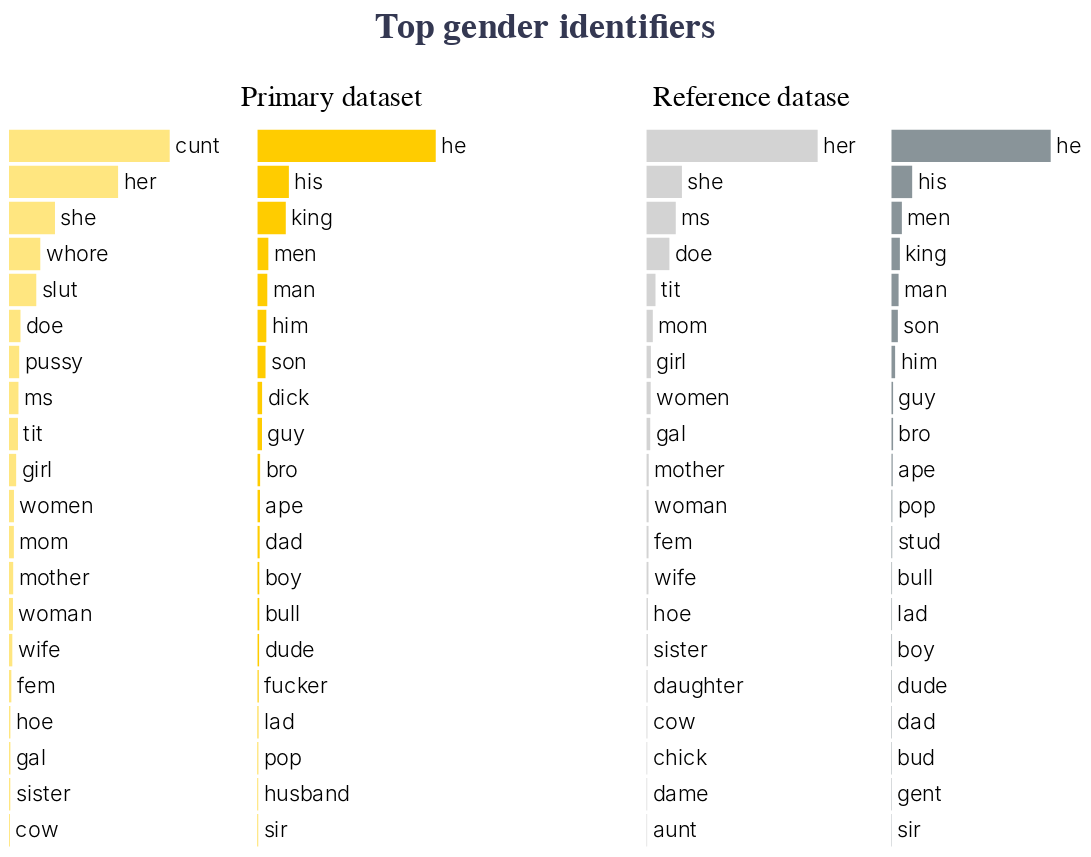

Here is the notebook cell this chart was saved with:
### Code cell
alt.hconcat(hate_gender_id_bars, ref_gender_is_bars, spacing=100
).properties(
    title= {'text': 'Top gender identifiers',
    'fontSize':20,
            'subtitle': [' ', 
            'Primary dataset                                Reference datase'],
            'subtitleFontSize':16,
            }
).configure_title(
        fontSize=18,
        font='Nunito',
        anchor='middle',
        dy=-5,
        color=grey3).configure_view(stroke=None
        ).configure_legend(padding=10, cornerRadius=10,
                                        labelFont='Nunito',titleFont='Nunito Light')

### Figure 1 — Vega-Lite specification as saved in the notebook (floating-point values rounded to 4 significant figures)
{"config": {"view": {"continuousWidth": 400, "continuousHeight": 300, "stroke": null}, "legend": {"cornerRadius": 10, "labelFont": "Nunito", "padding": 10, "titleFont": "Nunito Light"}, "title": {"anchor": "middle", "color": "#343852", "dy": -5, "font": "Nunito", "fontSize": 18}}, "hconcat": [{"hconcat": [{"layer": [{"mark": {"type": "bar", "color": "#FFE680"}, "encoding": {"tooltip": [{"field": "percentage", "title": "% of this gender", "type": "quantitative"}], "x": {"axis": null, "field": "percentage", "title": null, "type": "quantitative"}, "y": {"axis": null, "field": "rank", "title": null, "type": "ordinal"}}, "width": 100}, {"mark": {"type": "text", "align": "left", "dx": 3, "font": "Nunito", "fontSize": 12, "fontWeight": 300}, "encoding": {"color": {"value": "black"}, "text": {"field": "token", "type": "nominal"}, "tooltip": [{"field": "percentage", "title": "% of this gender", "type": "quantitative"}], "x": {"axis": null, "field": "percentage", "title": null, "type": "quantitative"}, "y": {"axis": null, "field": "rank", "title": null, "type": "ordinal"}}, "width": 100}], "data": {"name": "data-2d96c7593d5f8b38e5a81eff81049274"}}, {"layer": [{"mark": {"type": "bar", "color": "#FFCC00"}, "encoding": {"tooltip": [{"field": "percentage", "title": "% of this gender", "type": "quantitative"}], "x": {"axis": null, "field": "percentage", "title": null, "type": "quantitative"}, "y": {"axis": null, "field": "rank", "title": null, "type": "ordinal"}}, "width": 100}, {"mark": {"type": "text", "align": "left", "dx": 3, "font": "Nunito", "fontSize": 12, "fontWeight": 300}, "encoding": {"color": {"value": "black"}, "text": {"field": "token", "type": "nominal"}, "tooltip": [{"field": "percentage", "title": "% of this gender", "type": "quantitative"}], "x": {"axis": null, "field": "percentage", "title": null, "type": "quantitative"}, "y": {"axis": null, "field": "rank", "title": null, "type": "ordinal"}}, "width": 100}], "data": {"name": "data-3e2cd9caf41b205adb5f97ad2b61dc55"}}]}, {"hconcat": [{"layer": [{"mark": {"type": "bar", "color": "#D3D3D3"}, "encoding": {"tooltip": [{"field": "percentage", "title": "% of this gender", "type": "quantitative"}], "x": {"axis": null, "field": "percentage", "title": null, "type": "quantitative"}, "y": {"axis": null, "field": "rank", "title": null, "type": "ordinal"}}, "width": 100}, {"mark": {"type": "text", "align": "left", "dx": 3, "font": "Nunito", "fontSize": 12, "fontWeight": 300}, "encoding": {"color": {"value": "black"}, "text": {"field": "token", "type": "nominal"}, "tooltip": [{"field": "percentage", "title": "% of this gender", "type": "quantitative"}], "x": {"axis": null, "field": "percentage", "title": null, "type": "quantitative"}, "y": {"axis": null, "field": "rank", "title": null, "type": "ordinal"}}, "width": 100}], "data": {"name": "data-e24fcd4b3da1abf3e8c09347fed7f328"}}, {"layer": [{"mark": {"type": "bar", "color": "#899499"}, "encoding": {"tooltip": [{"field": "percentage", "title": "% of this gender", "type": "quantitative"}], "x": {"axis": null, "field": "percentage", "title": null, "type": "quantitative"}, "y": {"axis": null, "field": "rank", "title": null, "type": "ordinal"}}, "width": 100}, {"mark": {"type": "text", "align": "left", "dx": 3, "font": "Nunito", "fontSize": 12, "fontWeight": 300}, "encoding": {"color": {"value": "black"}, "text": {"field": "token", "type": "nominal"}, "tooltip": [{"field": "percentage", "title": "% of this gender", "type": "quantitative"}], "x": {"axis": null, "field": "percentage", "title": null, "type": "quantitative"}, "y": {"axis": null, "field": "rank", "title": null, "type": "ordinal"}}, "width": 100}], "data": {"name": "data-0b6e07f835a3b6b907d5bcee81538356"}}]}], "spacing": 100, "title": {"text": "Top gender identifiers", "fontSize": 20, "subtitle": [" ", "Primary dataset                                Reference datase"], "subtitleFontSize": 16}, "$schema": "https://vega.github.io/schema/vega-lite/v4.17.0.json", "datasets": {"data-2d96c7593d5f8b38e5a81eff81049274": [{"gender": "f_terms", "token": "cunt", "freq": 98885, "rank": 0, "percentage": 35.69}, {"gender": "f_terms", "token": "her", "freq": 67144, "rank": 1, "percentage": 24.23}, {"gender": "f_terms", "token": "she", "freq": 28295, "rank": 2, "percentage": 10.21}, {"gender": "f_terms", "token": "whore", "freq": 19261, "rank": 3, "percentage": 6.95}, {"gender": "f_terms", "token": "slut", "freq": 16787, "rank": 4, "percentage": 6.06}, {"gender": "f_terms", "token": "doe", "freq": 7061, "rank": 5, "percentage": 2.55}, {"gender": "f_terms", "token": "pussy", "freq": 6301, "rank": 6, "percentage": 2.27}, {"gender": "f_terms", "token": "ms", "freq": 5816, "rank": 7, "percentage": 2.1}, {"gender": "f_terms", "token": "tit", "freq": 5501, "rank": 8, "percentage": 1.99}, {"gender": "f_terms", "token": "girl", "freq": 4411, "rank": 9, "percentage": 1.59}, {"gender": "f_terms", "token": "women", "freq": 3053, "rank": 10, "percentage": 1.1}, {"gender": "f_terms", "token": "mom", "freq": 3006, "rank": 11, "percentage": 1.08}, {"gender": "f_terms", "token": "mother", "freq": 2569, "rank": 12, "percentage": 0.93}, {"gender": "f_terms", "token": "woman", "freq": 2426, "rank": 13, "percentage": 0.88}, {"gender": "f_terms", "token": "wife", "freq": 2042, "rank": 14, "percentage": 0.74}, {"gender": "f_terms", "token": "fem", "freq": 1440, "rank": 15, "percentage": 0.52}, {"gender": "f_terms", "token": "hoe", "freq": 865, "rank": 16, "percentage": 0.31}, {"gender": "f_terms", "token": "gal", "freq": 847, "rank": 17, "percentage": 0.31}, {"gender": "f_terms", "token": "sister", "freq": 806, "rank": 18, "percentage": 0.29}, {"gender": "f_terms", "token": "cow", "freq": 572, "rank": 19, "percentage": 0.21}], "data-3e2cd9caf41b205adb5f97ad2b61dc55": [{"gender": "m_terms", "token": "he", "freq": 227842, "rank": 0, "percentage": 59.37}, {"gender": "m_terms", "token": "his", "freq": 40070, "rank": 1, "percentage": 10.44}, {"gender": "m_terms", "token": "king", "freq": 36119, "rank": 2, "percentage": 9.41}, {"gender": "m_terms", "token": "men", "freq": 13803, "rank": 3, "percentage": 3.6}, {"gender": "m_terms", "token": "man", "freq": 12456, "rank": 4, "percentage": 3.25}, {"gender": "m_terms", "token": "him", "freq": 11254, "rank": 5, "percentage": 2.93}, {"gender": "m_terms", "token": "son", "freq": 10222, "rank": 6, "percentage": 2.66}, {"gender": "m_terms", "token": "dick", "freq": 5846, "rank": 7, "percentage": 1.52}, {"gender": "m_terms", "token": "guy", "freq": 5672, "rank": 8, "percentage": 1.48}, {"gender": "m_terms", "token": "bro", "freq": 3301, "rank": 9, "percentage": 0.86}, {"gender": "m_terms", "token": "ape", "freq": 3110, "rank": 10, "percentage": 0.81}, {"gender": "m_terms", "token": "dad", "freq": 2718, "rank": 11, "percentage": 0.71}, {"gender": "m_terms", "token": "boy", "freq": 2251, "rank": 12, "percentage": 0.59}, {"gender": "m_terms", "token": "bull", "freq": 2213, "rank": 13, "percentage": 0.58}, {"gender": "m_terms", "token": "dude", "freq": 1980, "rank": 14, "percentage": 0.52}, {"gender": "m_terms", "token": "fucker", "freq": 1454, "rank": 15, "percentage": 0.38}, {"gender": "m_terms", "token": "lad", "freq": 1070, "rank": 16, "percentage": 0.28}, {"gender": "m_terms", "token": "pop", "freq": 867, "rank": 17, "percentage": 0.23}, {"gender": "m_terms", "token": "husband", "freq": 774, "rank": 18, "percentage": 0.2}, {"gender": "m_terms", "token": "sir", "freq": 755, "rank": 19, "percentage": 0.2}], "data-e24fcd4b3da1abf3e8c09347fed7f328": [{"gender": "f_terms", "token": "her", "freq": 44790, "rank": 0, "percentage": 57.0}, {"gender": "f_terms", "token": "she", "freq": 9258, "rank": 1, "percentage": 11.78}, {"gender": "f_terms", "token": "ms", "freq": 7643, "rank": 2, "percentage": 9.73}, {"gender": "f_terms", "token": "doe", "freq": 5977, "rank": 3, "percentage": 7.61}, {"gender": "f_terms", "token": "tit", "freq": 2342, "rank": 4, "percentage": 2.98}, {"gender": "f_terms", "token": "mom", "freq": 1637, "rank": 5, "percentage": 2.08}, {"gender": "f_terms", "token": "girl", "freq": 1133, "rank": 6, "percentage": 1.44}, {"gender": "f_terms", "token": "women", "freq": 1088, "rank": 7, "percentage": 1.38}, {"gender": "f_terms", "token": "gal", "freq": 961, "rank": 8, "percentage": 1.22}, {"gender": "f_terms", "token": "mother", "freq": 567, "rank": 9, "percentage": 0.72}, {"gender": "f_terms", "token": "woman", "freq": 542, "rank": 10, "percentage": 0.69}, {"gender": "f_terms", "token": "fem", "freq": 510, "rank": 11, "percentage": 0.65}, {"gender": "f_terms", "token": "wife", "freq": 492, "rank": 12, "percentage": 0.63}, {"gender": "f_terms", "token": "hoe", "freq": 354, "rank": 13, "percentage": 0.45}, {"gender": "f_terms", "token": "sister", "freq": 329, "rank": 14, "percentage": 0.42}, {"gender": "f_terms", "token": "daughter", "freq": 255, "rank": 15, "percentage": 0.32}, {"gender": "f_terms", "token": "cow", "freq": 215, "rank": 16, "percentage": 0.27}, {"gender": "f_terms", "token": "chick", "freq": 173, "rank": 17, "percentage": 0.22}, {"gender": "f_terms", "token": "dame", "freq": 166, "rank": 18, "percentage": 0.21}, {"gender": "f_terms", "token": "aunt", "freq": 151, "rank": 19, "percentage": 0.19}], "data-0b6e07f835a3b6b907d5bcee81538356": [{"gender": "m_terms", "token": "he", "freq": 229848, "rank": 0, "percentage": 70.72}, {"gender": "m_terms", "token": "his", "freq": 29867, "rank": 1, "percentage": 9.19}, {"gender": "m_terms", "token": "men", "freq": 14969, "rank": 2, "percentage": 4.61}, {"gender": "m_terms", "token": "king", "freq": 12104, "rank": 3, "percentage": 3.72}, {"gender": "m_terms", "token": "man", "freq": 10253, "rank": 4, "percentage": 3.15}, {"gender": "m_terms", "token": "son", "freq": 9157, "rank": 5, "percentage": 2.82}, {"gender": "m_terms", "token": "him", "freq": 5223, "rank": 6, "percentage": 1.61}, {"gender": "m_terms", "token": "guy", "freq": 2321, "rank": 7, "percentage": 0.71}, {"gender": "m_terms", "token": "bro", "freq": 2316, "rank": 8, "percentage": 0.71}, {"gender": "m_terms", "token": "ape", "freq": 1733, "rank": 9, "percentage": 0.53}, {"gender": "m_terms", "token": "pop", "freq": 1193, "rank": 10, "percentage": 0.37}, {"gender": "m_terms", "token": "stud", "freq": 1012, "rank": 11, "percentage": 0.31}, {"gender": "m_terms", "token": "bull", "freq": 808, "rank": 12, "percentage": 0.25}, {"gender": "m_terms", "token": "lad", "freq": 786, "rank": 13, "percentage": 0.24}, {"gender": "m_terms", "token": "boy", "freq": 764, "rank": 14, "percentage": 0.24}, {"gender": "m_terms", "token": "dude", "freq": 642, "rank": 15, "percentage": 0.2}, {"gender": "m_terms", "token": "dad", "freq": 594, "rank": 16, "percentage": 0.18}, {"gender": "m_terms", "token": "bud", "freq": 542, "rank": 17, "percentage": 0.17}, {"gender": "m_terms", "token": "gent", "freq": 473, "rank": 18, "percentage": 0.15}, {"gender": "m_terms", "token": "sir", "freq": 408, "rank": 19, "percentage": 0.13}]}}
